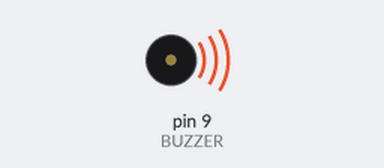
This sketch was run on a simulated Arduino Uno, built with avr-gcc and run on an emulated ATmega328P. On the bench: buzzer (waves = sounding).

Above: at 0.1 s.
Timing chart, 0 to 1.6 s (numbered marks = the images above):
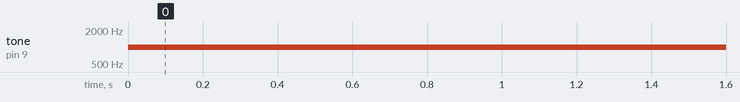

Measured:
- by itself, tone on pin 9 (BUZZER): silent → 1000 Hz at 0.00 s

The sketch:

buzzer.ino
```cpp
#define BUZZER 9  // Broche du buzzer

void setup() {
    pinMode(BUZZER, OUTPUT);
    Serial.begin(9600);
}

void loop() {

        tone(BUZZER, 1000); // Fait sonner le buzzer à 1kHz

    delay(500); // Pause pour éviter trop de bruit
}
```
